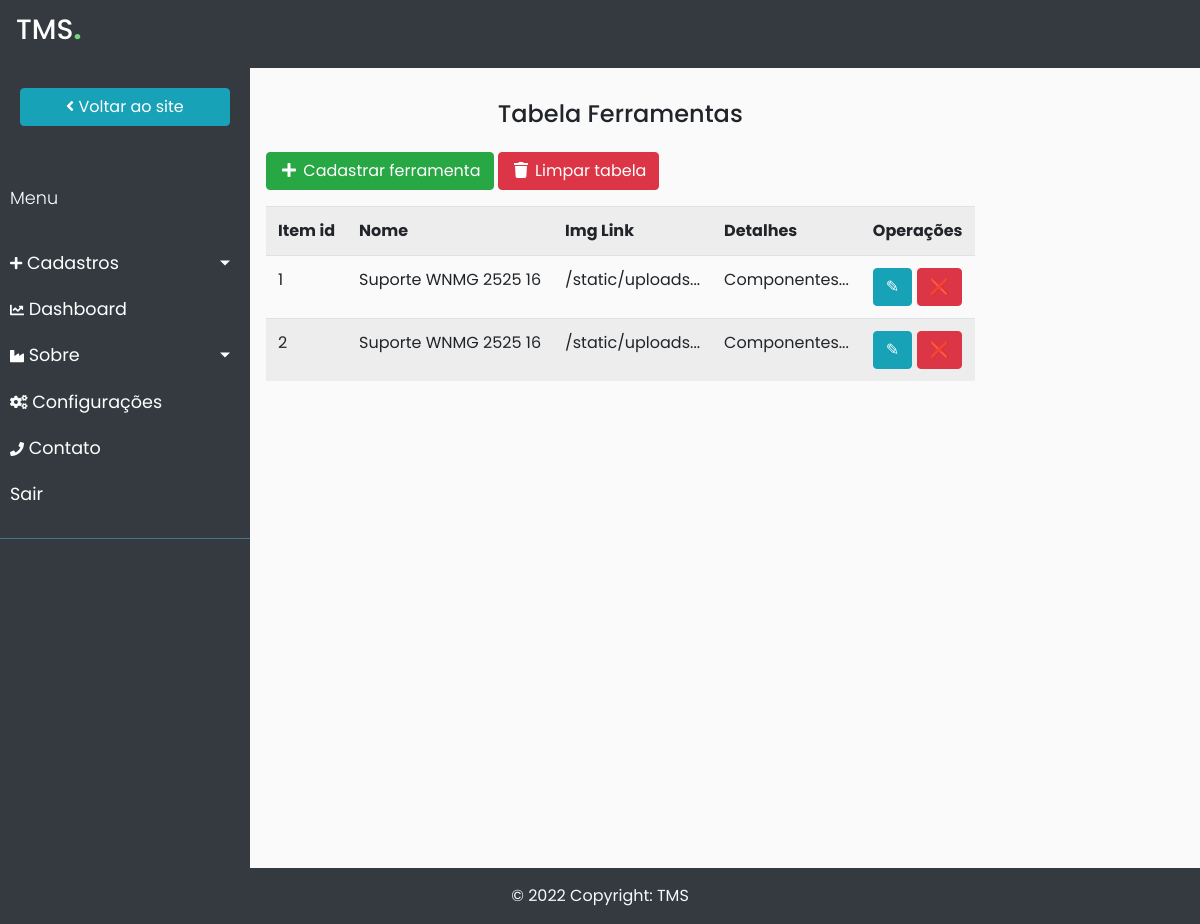
Screenshot of /admin/ferramentas (signed in) with the database file from the repository.
### app/db_models.py (models this page shows)
class Ferramenta(db.Model):
	__tablename__ = "ferramentas"
	id = db.Column(db.Integer, primary_key=True)
	code = db.Column(db.String(100), nullable=False)
	name = db.Column(db.String(100), nullable=False)
	price = db.Column(db.Float, nullable=False)
	category = db.Column(db.Text, nullable=False)
	image = db.Column(db.String(250), nullable=False)
	details = db.Column(db.String(250), nullable=False)
	insertos = db.relationship('Inserto', secondary=ferr_ins, lazy='subquery',
		backref=db.backref('ferramentas', lazy=True))

### app/funcs.py (the view)
	def wrapper(*args, **kwargs):
		if current_user.is_authenticated and current_user.admin == 1:
			return func(*args, **kwargs)
		else:
			return "Você não está autorizado a acessar esta URL."

### app/__init__.py (called while the page is built)
@app.context_processor
def inject_now():
	return {'now': datetime.utcnow()}

@login_manager.user_loader
def load_user(user_id):
	return User.query.get(user_id)

### app/admin/routes.py (called while the page is built)
@admin.route('/ferramentas')
@admin_only
def ferramentas():
    ferramentas = Ferramenta.query.all()
    return render_template("admin/ferramentas.html", ferramentas=ferramentas)

### app/funcs.py (called while the page is built)
def admin_only(func):
	def wrapper(*args, **kwargs):
		if current_user.is_authenticated and current_user.admin == 1:
			return func(*args, **kwargs)
		else:
			return "Você não está autorizado a acessar esta URL."
	wrapper.__name__ = func.__name__
	return wrapper

### app/admin/templates/admin/ferramentas.html (shortened to what this page needs)
{% extends "admin/base.html" %}
{% block content %}
    {% if not ferramentas %}
		<div class="container mg-3 p-3">
			<a href="{{ url_for('admin.add_ferramenta') }}" class="btn btn-success">
				<i class="fas fa-plus fa-fw"></i>
				Cadastrar ferramenta
			</a>
			<a href="{{ url_for('admin.cleartable',type='ferramentas') }}" class="btn btn-danger">
				<i class="fas fa-trash fa-fw"></i>
				Limpar tabela
			</a>
		</div>
		<div class="flash-error">Não há ferramentas cadastradas.</div>
	{% else %}
    <div class="container mg-3 p-3">
		<h4 class="text-center p-3">Tabela Ferramentas</h4>
		<a href="{{ url_for('admin.add_ferramenta') }}" class="btn btn-success">
			<i class="fas fa-plus fa-fw"></i>
			Cadastrar ferramenta
		</a>
		<a href="{{ url_for('admin.cleartable',type='ferramentas') }}" class="btn btn-danger">
			<i class="fas fa-trash fa-fw"></i>
			Limpar tabela
		</a>
		<div class="mt-3">
			<table class="table table-striped tabela-responsiva">
				<tr>
					<th>Item id</th>
					<th>Nome</th>
					<th>Img Link</th>
					<th>Detalhes</th>
					<th>Operações</th>
				</tr>
    {% for ferramenta in ferramentas %}
				<tr>
					<td>{{ ferramenta.id }}</td>
					<td>{{ ferramenta.name }}</td>
					<td>{{ ferramenta.image[:15] }}...</td>
					<td>{{ ferramenta.details[:40] | safe }}...</td>
					<td>
						<a class="btn btn-info" href="{{ url_for('admin.edit', type='ferramenta', id=ferramenta.id) }}">&#9998;</a>
						<a class="btn btn-danger" href="{{ url_for('admin.delete', type='ferramenta', id=ferramenta.id) }}">&#10060;</a>
					</td>
				</tr>
    {% endfor %}
    		</table>
		</div>
	</div>
	{% endif %}
{% endblock %}

### app/admin/static/styles.css (style rules this page uses)
body { max-width: 100%; }

### app/admin/static/sidebar.css (style rules this page uses)
body { font-family: 'Poppins', sans-serif; background: #fafafa; }
a, a:hover, a:focus { color: inherit; text-decoration: none; transition: all 0.3s; }

### rows the page displays
Ferramenta: id "1", name "Suporte WNMG 2525 16", image "/static/uploads", details "Componentes"
Ferramenta: id "2", name "Suporte WNMG 2525 16", image "/static/uploads", details "Componentes"
